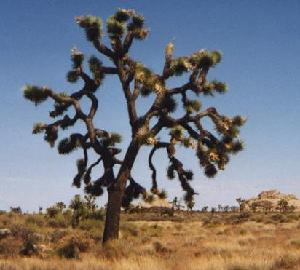
#> input picture lab14-LSH/target.jpg, 300 x 270 px
$ python MyLSH.py
#> lines starting #> are read from the running program, lines starting #| are printed output that depends on the picture
### lab14-LSH/pre_process.py
import cv2
import numpy as np
import skimage.feature
import os


def compute_one_hot2(array):
    max_val = max(array)
    res = []
    for i in array:
        if i < max_val / 3:
            res.append(0)
        elif i < max_val * 2 / 3:
            res.append(1)
        elif i > max_val * 2 / 3:
            res.append(2)

    return res

def compute_one_hot(array):
    res = []
    for i in array:
        if i < 0.3:
            res.append(0)
        elif i < 0.6:
            res.append(1)
        elif i > 0.6:
            res.append(2)

    return res


def get_feature(img):
    height, width, _ = np.shape(img)
    pts = []
    pts.append(img[0:(height // 2), 0:(width // 2)])
    pts.append(img[0:(height // 2), (width // 2):])
    pts.append(img[(height // 2):, 0:(width // 2)])
    pts.append(img[(height // 2):, (width // 2):])

    feature = []
    for pt in pts:
        col = []
        col.append(
            sum(i * cv2.calcHist([pt], [0], None, [256], [0, 256])[i] for i in range(256))[0])
        col.append(
            sum(i * cv2.calcHist([pt], [1], None, [256], [0, 256])[i] for i in range(256))[0])
        col.append(
            sum(i * cv2.calcHist([pt], [2], None, [256], [0, 256])[i] for i in range(256))[0])
        col /= sum(col)

        feature.append(col[0])
        feature.append(col[1])
        feature.append(col[2])

    return compute_one_hot(feature)

def get_feature2(img):
    img = cv2.cvtColor(img, cv2.COLOR_BGR2GRAY)
    feature = skimage.feature.hog(img)
    feature = compute_one_hot2(feature)
    return feature[:1000]

tg = cv2.imread('./target.jpg')
#> tg is the input picture: shape (270, 300, 3); mean B, G, R 124.8, 118.2, 117.2
paths = './Dataset'
dir = os.listdir(paths)

for path in dir:
    img = cv2.imread(os.path.join(paths, path))
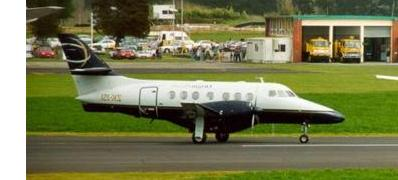
#> input picture lab14-LSH/Dataset/1.jpg, 398 x 180 px
#> img is the input picture: shape (180, 398, 3); mean B, G, R 80.7, 121.6, 118.5
    # feature = get_feature(img)
    feature = get_feature2(img)
#> in get_feature2, `img = cv2.cvtColor(img, cv2.COLOR_BGR2GRAY)`:
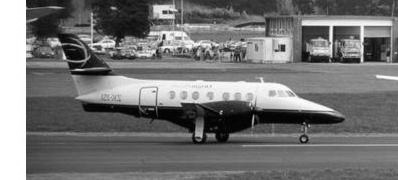
#> img: shape (180, 398); min 0, max 255, mean 116
#> in compute_one_hot2, `max_val = max(array)`: max_val = 0.541
#> the loop in compute_one_hot2, `for i in array:` made 76140 passes
#> i on passes 2 to 4: 0, 0, 0
#> after the loop in compute_one_hot2, `for i in array:`: res = 76140 items
#> feature = 1000 values, max 2 at index 18, min 0 at index 0, mean 0.13
# feature = get_feature(tg)
feature = get_feature2(tg)
#> in get_feature2 (call 2), `img = cv2.cvtColor(img, cv2.COLOR_BGR2GRAY)`:
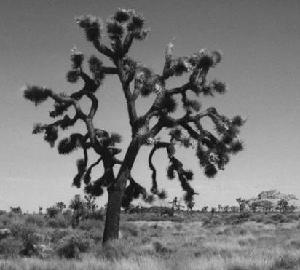
#> img: shape (270, 300); min 1, max 218, mean 118.7
#> the loop in compute_one_hot2 (call 2), `for i in array:` made 87885 passes
#> i on passes 1 to 3: 0.0591, 0.0588, 0
#> in get_feature2 (call 2), `feature = compute_one_hot2(feature)`: feature = 87885 items
#> feature = 1000 values, max 1 at index 4, min 0 at index 0, mean 0.148

### lab14-LSH/MyLSH.py
import numpy as np
from typing import List, Union
from pre_process import get_feature
import cv2
import os


class MyLSH:

    def __init__(self, tables_num: int, C: int, length:int):
        self.tables_num = tables_num
        self.C = C
        self.num = []
        for i in range(C + 1):
            self.num.append('1' * i + '0' * (C - i))
        self.hash_tables = [dict() for _ in range(tables_num)]
        self.I = np.random.randint(12, size=int(np.log2(tables_num)))

    def _hash(self, input):
        project = ''.join([self.num[input[i]] for i in range(len(input))])
        hash_val = ''.join([project[i] for i in self.I])
        hash_val = int(hash_val, base=2)

        return hash_val

    def insert(self, inputs, index):
        inputs = np.array(inputs)

        hash_index = self._hash(inputs)
        self.hash_tables[hash_index].setdefault(tuple(inputs.tolist()), []).append(index)


    def query(self, inputs, nums=3):
        inputs = np.array(inputs)
        hash_val = self._hash(inputs)
        candidate_dict = self.hash_tables[hash_val]

        # 根据向量距离进行排序
        candidates = sorted(
            candidate_dict, key=lambda x: self.euclidean_dis(x, inputs))

        res = []
        for i in candidates[:nums]:
            res += candidate_dict[i]

        return res[:nums]

    @staticmethod
    def euclidean_dis(x, y):
        x = np.array(x)
        y = np.array(y)

        return np.sqrt(np.sum(np.power(x - y, 2)))


if __name__ == '__main__':
    lsh = MyLSH(16, 2, 12)

    paths = './Dataset'
    dir = os.listdir(paths)

    for path in dir:
        img = cv2.imread(os.path.join(paths, path))
        feature = get_feature(img)
#> the loop in get_feature, `for pt in pts:` made 4 passes
#> col on passes 1 to 4: [0.279, 0.357, 0.364], [0.243, 0.379, 0.378], [0.251, 0.381, 0.368], [0.227, 0.405, 0.368]
#> after the loop in get_feature, `for pt in pts:`: feature = [0.279, 0.357, 0.364, 0.243, 0.379, 0.378, 0.251, 0.381, 0.368, 0.227, 0.405, 0.368]
#> the loop in compute_one_hot, `for i in array:` made 12 passes
#> i on passes 1 to 12: 0.279, 0.357, 0.364, 0.243, 0.379, 0.378, 0.251, 0.381, 0.368, 0.227, 0.405, 0.368
#> after the loop in compute_one_hot, `for i in array:`: res = [0, 1, 1, 0, 1, 1, 0, 1, 1, 0, 1, 1]
#> feature = [0, 1, 1, 0, 1, 1, 0, 1, 1, 0, 1, 1]
        lsh.insert(feature, path)
#> in _hash, `hash_val = int(hash_val, base=2)`: hash_val = 0

    tg = cv2.imread('./target.jpg')
    feature = get_feature(tg)
#> the loop in get_feature (call 2), `for pt in pts:` made 4 passes
#> col on passes 1 to 4: [0.401, 0.325, 0.274], [0.408, 0.326, 0.267], [0.299, 0.33, 0.37], [0.288, 0.331, 0.381]
#> the loop in compute_one_hot (call 2), `for i in array:` made 12 passes
#> i on passes 1 to 12: 0.401, 0.325, 0.274, 0.408, 0.326, 0.267, 0.299, 0.33, 0.37, 0.288, 0.331, 0.381
#> feature = [1, 1, 0, 1, 1, 0, 0, 1, 1, 0, 1, 1]
    res = np.array(lsh.query(feature))
#> in query, `hash_val = self._hash(inputs)`: hash_val = 4
#> in query, `candidate_dict = self.hash_tables[hash_val]`: candidate_dict = 0 items
#> in query, `candidates = sorted( candidate_dict, key=lambda x: self.euclidean_dis(..`: candidates = []
#> res = empty array
    print(res)
